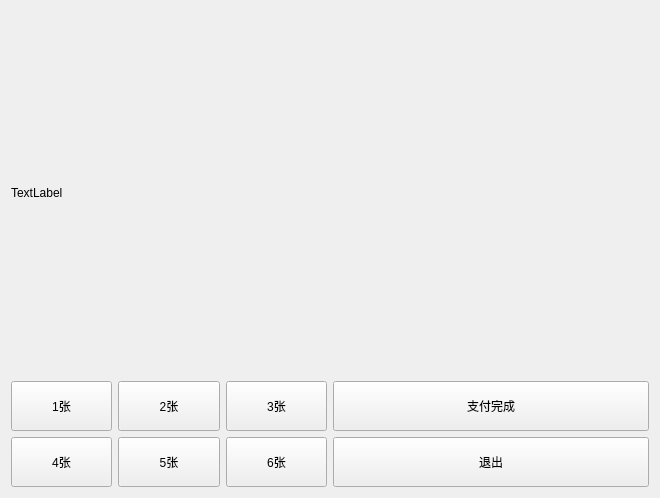
<?xml version="1.0" encoding="UTF-8"?>
<ui version="4.0">
 <class>pay</class>
 <widget class="QWidget" name="pay">
  <property name="geometry">
   <rect>
    <x>0</x>
    <y>0</y>
    <width>660</width>
    <height>498</height>
   </rect>
  </property>
  <property name="windowTitle">
   <string>Form</string>
  </property>
  <layout class="QGridLayout" name="gridLayout">
   <item row="0" column="0" colspan="2">
    <layout class="QHBoxLayout" name="horizontalLayout_2">
     <item>
      <widget class="QLabel" name="pathlabel">
       <property name="maximumSize">
        <size>
         <width>240</width>
         <height>240</height>
        </size>
       </property>
       <property name="text">
        <string>TextLabel</string>
       </property>
      </widget>
     </item>
     <item>
      <layout class="QVBoxLayout" name="verticalLayout_4">
       <item>
        <widget class="QLabel" name="moneylabel">
         <property name="minimumSize">
          <size>
           <width>240</width>
           <height>50</height>
          </size>
         </property>
         <property name="text">
          <string/>
         </property>
        </widget>
       </item>
       <item>
        <widget class="QLabel" name="pixlabel">
         <property name="minimumSize">
          <size>
           <width>240</width>
           <height>240</height>
          </size>
         </property>
         <property name="text">
          <string/>
         </property>
        </widget>
       </item>
      </layout>
     </item>
    </layout>
   </item>
   <item row="1" column="0">
    <layout class="QHBoxLayout" name="horizontalLayout">
     <item>
      <layout class="QVBoxLayout" name="verticalLayout">
       <item>
        <widget class="QPushButton" name="ticket1_pb">
         <property name="minimumSize">
          <size>
           <width>80</width>
           <height>50</height>
          </size>
         </property>
         <property name="text">
          <string>1张</string>
         </property>
        </widget>
       </item>
       <item>
        <widget class="QPushButton" name="ticket4_pb">
         <property name="minimumSize">
          <size>
           <width>80</width>
           <height>50</height>
          </size>
         </property>
         <property name="text">
          <string>4张</string>
         </property>
        </widget>
       </item>
      </layout>
     </item>
     <item>
      <layout class="QVBoxLayout" name="verticalLayout_2">
       <item>
        <widget class="QPushButton" name="ticket2_pb">
         <property name="minimumSize">
          <size>
           <width>80</width>
           <height>50</height>
          </size>
         </property>
         <property name="text">
          <string>2张</string>
         </property>
        </widget>
       </item>
       <item>
        <widget class="QPushButton" name="ticket5_pb">
         <property name="minimumSize">
          <size>
           <width>80</width>
           <height>50</height>
          </size>
         </property>
         <property name="text">
          <string>5张</string>
         </property>
        </widget>
       </item>
      </layout>
     </item>
     <item>
      <layout class="QVBoxLayout" name="verticalLayout_3">
       <item>
        <widget class="QPushButton" name="ticket3_pb">
         <property name="minimumSize">
          <size>
           <width>80</width>
           <height>50</height>
          </size>
         </property>
         <property name="text">
          <string>3张</string>
         </property>
        </widget>
       </item>
       <item>
        <widget class="QPushButton" name="ticket6_pb">
         <property name="minimumSize">
          <size>
           <width>80</width>
           <height>50</height>
          </size>
         </property>
         <property name="text">
          <string>6张</string>
         </property>
        </widget>
       </item>
      </layout>
     </item>
    </layout>
   </item>
   <item row="1" column="1">
    <layout class="QVBoxLayout" name="verticalLayout_5">
     <item>
      <widget class="QPushButton" name="pb_pay">
       <property name="minimumSize">
        <size>
         <width>100</width>
         <height>50</height>
        </size>
       </property>
       <property name="text">
        <string>支付完成</string>
       </property>
      </widget>
     </item>
     <item>
      <widget class="QPushButton" name="exit_pb">
       <property name="minimumSize">
        <size>
         <width>100</width>
         <height>50</height>
        </size>
       </property>
       <property name="text">
        <string>退出</string>
       </property>
      </widget>
     </item>
    </layout>
   </item>
  </layout>
 </widget>
 <resources/>
 <connections/>
</ui>
